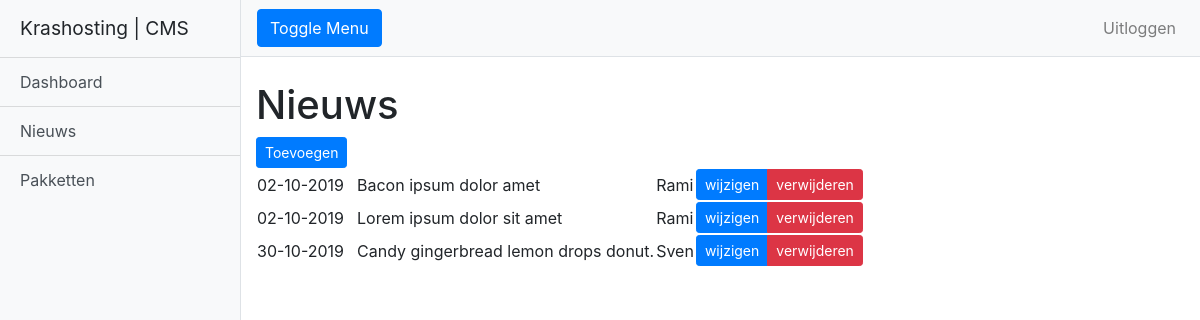
/projectkras_cms/cms/nieuws.php (signed in), run on an earlier commit of the app's database.
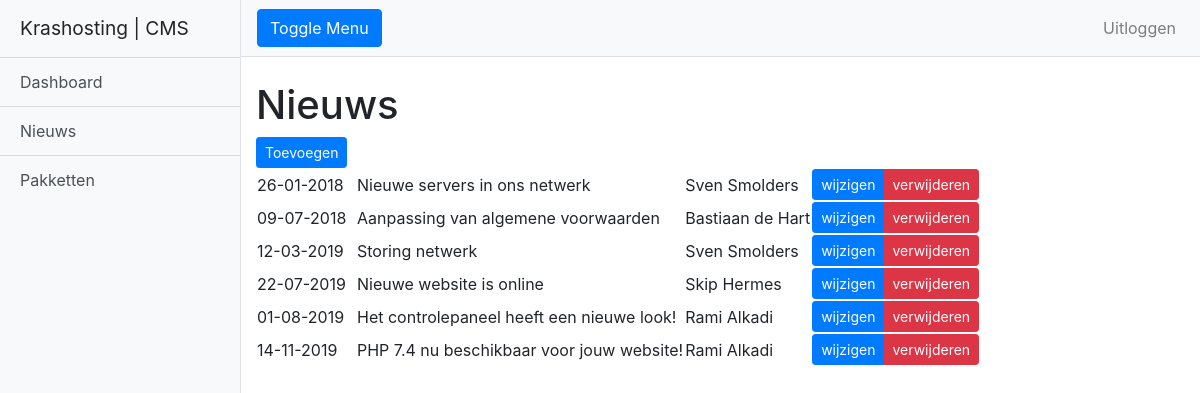
And on a later commit of the database.
### tables this page shows
CREATE TABLE `news` (
  `id` int(200) NOT NULL,
  `datum` varchar(255) NOT NULL,
  `titel` varchar(255) NOT NULL,
  `auteur` varchar(255) NOT NULL,
  `content` longtext NOT NULL
);

### projectkras_cms/cms/autoload.php (called while the page is built, shortened)
<?php
$template           = new Template(false);
$nieuws             = new Nieuws();
?>

### projectkras_cms/cms/class/nieuws.class.php (the view, shortened to what this page needs)
<?php
class Nieuws {
    public function getNieuws($isAdmin) {
        global $mysql;
        $query = $mysql->query("SELECT id, datum, titel, auteur, content FROM news");
        $content = "<table class='table-nieuws'>";
        while($row = $query->fetch_assoc()) {
            $content .= "<tr>";
            $content .= "<td class='td-datum' style='width: 100px;'>";
            $content .= htmlspecialchars($row['datum']);
            $content .="</td>";
            $content .= "<td class='td-titel'>";
            $content .= htmlspecialchars($row['titel']);
            $content .="</td>";
            $content .= "<td class='td-auteur'>";
            $content .= htmlspecialchars($row['auteur']);
            $content .="</td>";
            if($isAdmin === true) {
                $content .= "<td>";
                $content .= "<div class='btn-group' role='group'><a class='btn btn-primary btn-sm' role='button' href='nieuws_bewerken.php?id=". $row['id'] ."'>wijzigen</a>";
                $content .= "<a class='btn btn-danger btn-sm' role='button'  href='nieuws_verwijderen.php?id=". $row['id'] ."'>verwijderen</a></div>";
                $content .="</td>";
            }
            $content .= "</tr>";
        };
        $content .= "</table>";
        return $content;
    }
}
?>

### projectkras_cms/cms/nieuws.php (shortened to what this page needs)
<?php include "autoload.php"; ?>
<!DOCTYPE html>
<html lang="nl">
<head>
    <?php echo $template->loadHead(); ?>
</head>
<body>
    <div class="d-flex" id="wrapper">
        <div class="bg-light border-right" id="sidebar-wrapper"><?php echo $template->loadSidebar(); ?></div>
        <div id="page-content-wrapper">
            <nav class="navbar navbar-expand-lg navbar-light bg-light border-bottom"><?php echo $template->loadNav(); ?></nav>
            <div class="container-fluid">
                <h1 class="mt-4">Nieuws</h1>
                <a href="nieuws_toevoegen.php" class="btn btn-primary btn-sm" role="button" aria-pressed="true">Toevoegen</a>
                <?php echo $nieuws->getNieuws(true); ?>
                </div>
        </div>
    </div>
</body>
</html>

### projectkras_cms/cms/class/template.class.php (shortened to what this page needs)
<?php
class Template {
    private $isFront;
    public function __construct($isFront) {
        $this->isFront = $isFront;
    }
    public function loadHead() {
        $contentCMS = '<meta charset="utf-8">
        <meta name="viewport" content="width=device-width, initial-scale=1, shrink-to-fit=no">
        <title>Krashosting | CMS</title>
        <link href="assets/vendor/bootstrap/css/bootstrap.min.css" rel="stylesheet">
        <link href="assets/css/simple-sidebar.css" rel="stylesheet">';
        $contentFrontend = '';
        if ($this->isFront === true) {
            return $contentFrontend;
        } else {
            return $contentCMS;
        }
    }
    public function loadNav() {
        $contentCMS = '<button class="btn btn-primary" id="menu-toggle">Toggle Menu</button>
        <button class="navbar-toggler" type="button" data-toggle="collapse" data-target="#navbarSupportedContent" aria-controls="navbarSupportedContent" aria-expanded="false" aria-label="Toggle navigation"><span class="navbar-toggler-icon"></span></button>
        <div class="collapse navbar-collapse" id="navbarSupportedContent">
        <ul class="navbar-nav ml-auto mt-2 mt-lg-0"><li class="nav-item"><a class="nav-link" href="uitloggen.php">Uitloggen</a></li></ul>
        </div>';
        $contentFrontend = '';
        if ($this->isFront === true) {
            return $contentFrontend;
        } else {
            return $contentCMS;
        }
    }
    public function loadSidebar() {
        $contentCMS = '<div class="sidebar-heading">Krashosting | CMS</div>
        <div class="list-group list-group-flush">
            <a href="index.php" class="list-group-item list-group-item-action bg-light">Dashboard</a>
            <a href="nieuws.php" class="list-group-item list-group-item-action bg-light">Nieuws</a>
            <a href="pakketten.php" class="list-group-item list-group-item-action bg-light">Pakketten</a>
        </div>';
        $contentFrontend = '';
        if ($this->isFront === true) {
            return $contentFrontend;
        } else {
            return $contentCMS;
        }
    }
}
?>

### projectkras_cms/cms/assets/css/simple-sidebar.css (style rules this page uses)
body { overflow-x: hidden; }
#sidebar-wrapper { min-height: 100vh; margin-left: -15rem; }
#sidebar-wrapper .sidebar-heading { padding: 0.875rem 1.25rem; font-size: 1.2rem; }
#sidebar-wrapper .list-group { width: 15rem; }
#page-content-wrapper { min-width: 100vw; }
@media (min-width: 768px) { #sidebar-wrapper { margin-left: 0; } }
@media (min-width: 768px) { #page-content-wrapper { min-width: 0; width: 100%; } }

What changed in the data, as far as the page shows it:
changed news (number 1 of 6 on the later page): value "02-10-2019 Bacon ipsum dolor amet Rami" → "26-01-2018 Nieuwe servers in ons netwerk Sven Smolders"
changed news (number 2 of 6 on the later page): value "02-10-2019 Lorem ipsum dolor sit amet Rami" → "09-07-2018 Aanpassing van algemene voorwaarden Bastiaan de Hart"
changed news (number 3 of 6 on the later page): value "30-10-2019 Candy gingerbread lemon drops donut. Sven" → "12-03-2019 Storing netwerk Sven Smolders"
added news: value "22-07-2019 Nieuwe website is online Skip Hermes"
added news: value "01-08-2019 Het controlepaneel heeft een nieuwe look! Rami Alkadi"
added news: value "14-11-2019 PHP 7.4 nu beschikbaar voor jouw website! Rami Alkadi"
